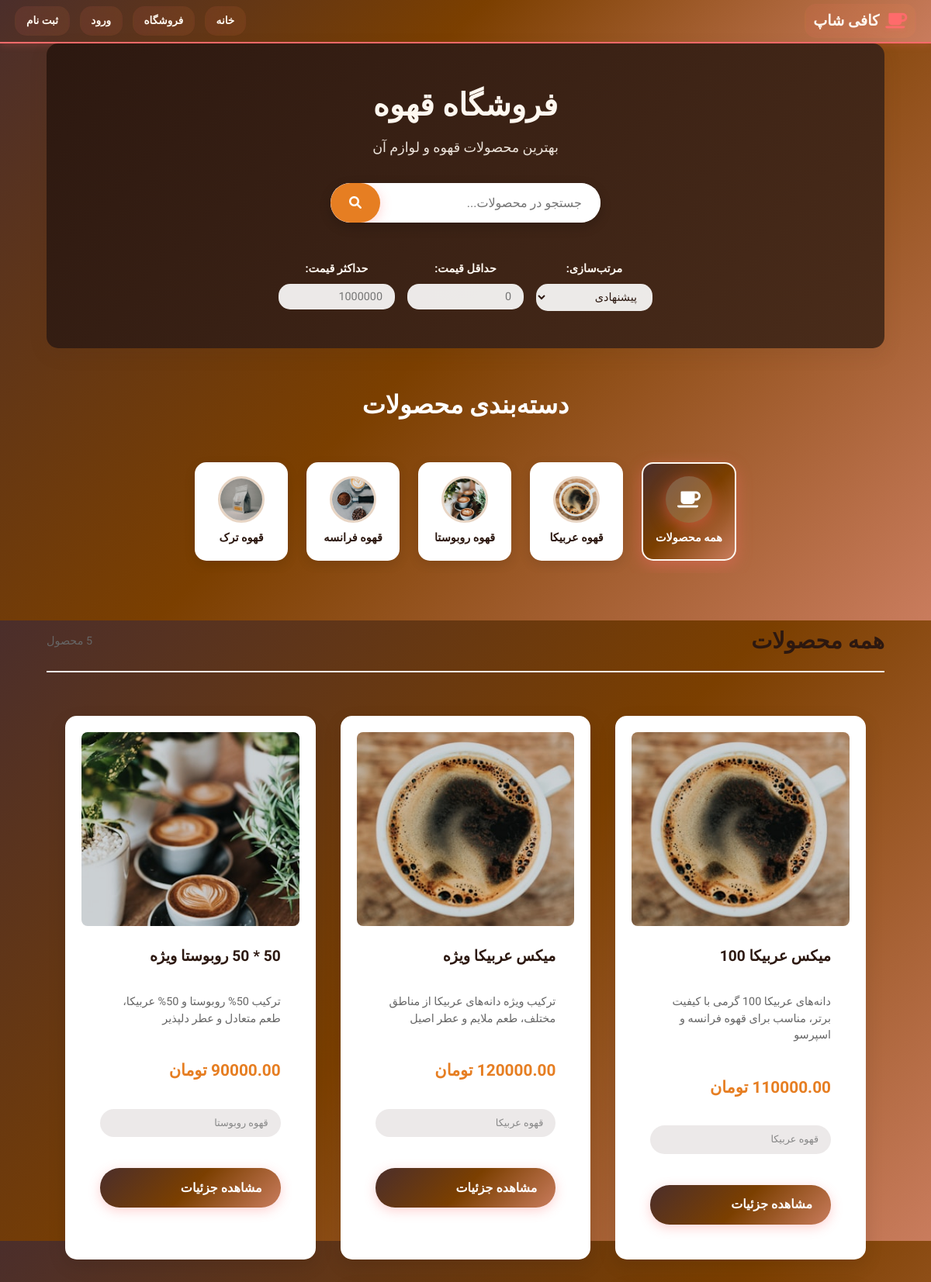
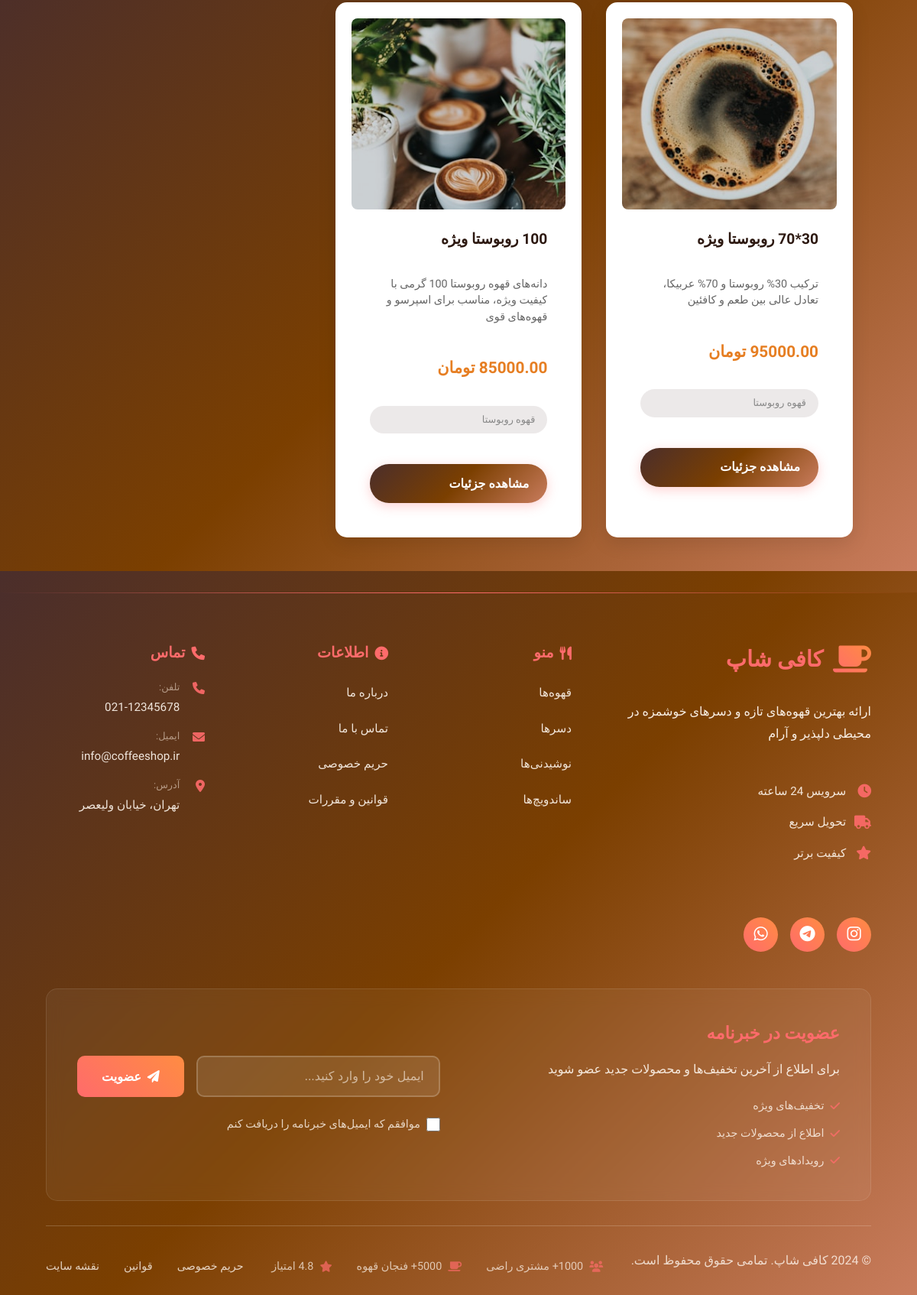
The app's page /shop/ with its own data (2 pictures, top to bottom).
### shop/models.py (models this page shows, shortened)
class Category(models.Model):
    name = models.CharField(max_length=100)
    description = models.TextField(blank=True)
    image = models.ImageField(upload_to='categories/', blank=True, null=True)
    parent = models.ForeignKey('self', null=True, blank=True, related_name='children', on_delete=models.CASCADE)

class Product(models.Model):
    name = models.CharField(max_length=200, db_index=True)
    description = models.TextField()
    price = models.DecimalField(max_digits=10, decimal_places=2, db_index=True)
    image = models.ImageField(upload_to='products/', blank=True, null=True)
    category = models.ForeignKey(Category, on_delete=models.CASCADE, db_index=True)
    stock = models.IntegerField(default=0, db_index=True)
    featured = models.BooleanField(default=False, verbose_name='ویژه', db_index=True)
    created_at = models.DateTimeField(auto_now_add=True, db_index=True)
    updated_at = models.DateTimeField(auto_now=True)
    class Meta:
        ordering = ['-created_at']
        indexes = [
            models.Index(fields=['category', '-created_at']),
            models.Index(fields=['featured', '-created_at']),
            models.Index(fields=['price']),
        ]

### shop/views.py (the view)
# urls.py: path('', views.product_list, name='shop_home'),
def product_list(request, category_id=None):
    try:
        categories = Category.objects.filter(parent=None).select_related('parent')
    except Exception as e:
        logger.error(f"Error loading categories: {e}")
        categories = Category.objects.none()
    products = Product.objects.select_related('category').prefetch_related('likes', 'favorites')
    if category_id:
        category = get_object_or_404(Category, id=category_id)
        products = products.filter(category=category)
    elif request.GET.get('category'):
        try:
            cat_id = int(request.GET.get('category'))
            products = products.filter(category_id=cat_id)
        except (ValueError, TypeError):
            pass
    query = request.GET.get('q', '') or request.GET.get('search', '')
    if query:
        products = products.filter(
            Q(name__icontains=query) |
            Q(description__icontains=query) |
            Q(category__name__icontains=query)
        ).distinct()
    min_price = request.GET.get('min_price')
    max_price = request.GET.get('max_price')
    if min_price:
        try:
            products = products.filter(price__gte=int(min_price))
        except ValueError:
            pass
    if max_price:
        try:
            products = products.filter(price__lte=int(max_price))
        except ValueError:
            pass
    sort_by = request.GET.get('sort', 'featured')
    if sort_by == 'price_low':
        products = products.order_by('price', 'name')
    elif sort_by == 'price_high':
        products = products.order_by('-price', 'name')
    elif sort_by == 'newest':
        products = products.order_by('-created_at', 'name')
    elif sort_by == 'name':
        products = products.order_by('name')
    elif sort_by == 'popular':
        products = products.annotate(like_count=Count('likes')).order_by('-like_count', 'name')
    else:  # default: featured first
        products = products.order_by('-featured', '-created_at', 'name')
    from django.core.paginator import Paginator
    paginator = Paginator(products, 12)  # 12 products per page
    page_number = request.GET.get('page')
    page_obj = paginator.get_page(page_number)
    user_favorites = set()
    if request.user.is_authenticated:
        user_favorites = set(ProductFavorite.objects.filter(
            user=request.user
        ).values_list('product_id', flat=True))
    context = {
        'products': page_obj,  # Use paginated products
        'categories': categories,
        'query': query,
        'search_query': query,  # Support both variable names
        'selected_category': category_id or request.GET.get('category'),
        'user_favorites': user_favorites,
        'sort_options': [
            ('featured', 'پیشنهادی'),
            ('name', 'نام'),
            ('price_low', 'قیمت: کم به زیاد'),
            ('price_high', 'قیمت: زیاد به کم'),
            ('newest', 'جدیدترین'),
            ('popular', 'محبوب‌ترین')
        ],
        'current_sort': sort_by,
        'sort_by': sort_by,  # Support both variable names
        'min_price': min_price,
        'max_price': max_price
    }
    return render(request, 'shop/product_list.html', context)

### shop/templates/shop/product_list.html (shortened to what this page needs)
{% extends 'shop/base.html' %}
{% load static %}
{% block content %}
<div class="container">
    <div class="search-section">
        <div class="search-header">
            <h1>فروشگاه قهوه</h1>
            <p>بهترین محصولات قهوه و لوازم آن</p>
        </div>
        <form method="GET" class="search-form">
            <div class="search-input-group">
                <input type="text" name="q" value="{{ query }}" placeholder="جستجو در محصولات..." class="search-input">
                <button type="submit" class="search-btn">
                    <i class="fas fa-search"></i>
                </button>
            </div>
            <div class="filter-options">
                <div class="filter-group">
                    <label>مرتب‌سازی:</label>
                    <select name="sort" class="filter-select">
                        {% for value, label in sort_options %}
                        <option value="{{ value }}" {% if value == current_sort %}selected{% endif %}>{{ label }}</option>
                        {% endfor %}
                    </select>
                </div>
                <div class="filter-group">
                    <label>حداقل قیمت:</label>
                    <input type="number" name="min_price" placeholder="0" class="price-input">
                </div>
                <div class="filter-group">
                    <label>حداکثر قیمت:</label>
                    <input type="number" name="max_price" placeholder="1000000" class="price-input">
                </div>
            </div>
        </form>
    </div>
    <div class="category-list-section">
        <h2 class="category-section-title" style="color: white;">دسته‌بندی محصولات</h2>
        <div class="category-list">
            <a href="{% url 'product_list' %}" class="category-item {% if not selected_category %}active{% endif %}">
                <div class="category-icon">
                    <i class="fas fa-coffee"></i>
                </div>
                <span style="color: white;">همه محصولات</span>
            </a>
            {% for category in categories %}
            <a href="{% url 'product_list_by_category' category.id %}" class="category-item {% if selected_category == category.id %}active{% endif %}">
                {% if category.image %}
                    <img src="{{ category.image.url }}" alt="{{ category.name }}">
                {% else %}
                    <div class="category-icon">
                        <i class="fas fa-coffee"></i>
                    </div>
                {% endif %}
                <span>{{ category.name }}</span>
            </a>
            {% endfor %}
        </div>
    </div>
    <div class="product-listing">
        <div class="product-listing-header">
            <h2 class="product-listing-title">
                {% if selected_category %}
                    محصولات {{ selected_category|default:"" }}
                {% elif query %}
                    نتایج جستجو برای "{{ query }}"
                {% else %}
                    همه محصولات
                {% endif %}
            </h2>
            <div class="product-count">{{ products|length }} محصول</div>
        </div>
        {% if products %}
            <div class="product-grid">
                {% for product in products %}
                <div class="product-card">
                    <div class="product-image">
                        {% if product.image %}
                            <img src="{{ product.image.url }}" alt="{{ product.name }}">
                        {% else %}
                            <div class="no-image">بدون تصویر</div>
                        {% endif %}
                    </div>
                    <div class="product-info">
                        <h3>{{ product.name }}</h3>
                        <p class="product-description">{{ product.description|truncatewords:15 }}</p>
                        <div class="product-price">{{ product.price }} تومان</div>
                        <div class="product-category">{{ product.category.name }}</div>
                        <a href="{% url 'product_detail' product.id %}" class="view-details-btn">مشاهده جزئیات</a>
                    </div>
                </div>
                {% endfor %}
            </div>
        {% endif %}
    </div>
</div>
{% endblock %}

### records on screen
Category: image (picture), name "قهوه عربیکا"
Category: image (picture), name "قهوه روبوستا"
Category: image (picture), name "قهوه فرانسه"
Category: image (picture), name "قهوه ترک"
Product: image (picture), name "میکس عربیکا 100", description "دانه‌های عربیکا 100 گرمی با کیفیت برتر، مناسب برای قهوه فرانسه و اسپرسو", price "110000.00", category.name "قهوه عربیکا"
Product: image (picture), name "میکس عربیکا ویژه", description "ترکیب ویژه دانه‌های عربیکا از مناطق مختلف، طعم ملایم و عطر اصیل", price "120000.00", category.name "قهوه عربیکا"
Product: image (picture), name "50 * 50 روبوستا ویژه", description "ترکیب 50% روبوستا و 50% عربیکا، طعم متعادل و عطر دلپذیر", price "90000.00", category.name "قهوه روبوستا"
Product: image (picture), name "30*70 روبوستا ویژه", description "ترکیب 30% روبوستا و 70% عربیکا، تعادل عالی بین طعم و کافئین", price "95000.00", category.name "قهوه روبوستا"
Product: image (picture), name "100 روبوستا ویژه", description "دانه‌های قهوه روبوستا 100 گرمی با کیفیت ویژه، مناسب برای اسپرسو و قهوه‌های قوی", price "85000.00", category.name "قهوه روبوستا"

### other values on screen
form field sort "پیشنهادی"
